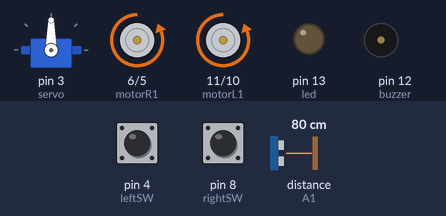
A sketch run on a simulated Arduino Uno, built with avr-gcc and run on an emulated ATmega328P. Shown: servo, motor-driver pin pairs drawn as motors (green arrow = first pin HIGH = forward, orange = second pin HIGH = backward, longer = more drive), output pins drawn as LEDs (lit = HIGH), buzzer (waves = sounding). Inputs (shaded band) come from the test bench; at power-on: distance to the obstacle (sensor on A1) 80 cm, pin 8 (rightSW) HIGH, pin 4 (leftSW) HIGH. The echo pulse lasts 58.3 µs per cm.

Above: at 3.2 s.
3.3 s: distance to the obstacle (sensor on A1) set to 12 cm
4.8 s: distance to the obstacle (sensor on A1) set to 9 cm
At 7.1 s:
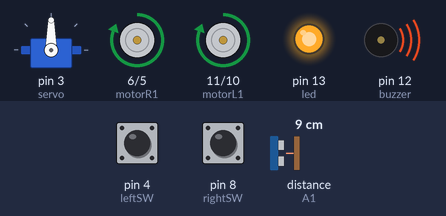
7.8 s: distance to the obstacle (sensor on A1) set to 18 cm
At 9.83 s:
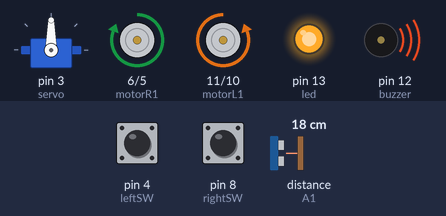
10.8 s: pin 8 (rightSW) pulled LOW for 0.15 s
At 11.42 s:
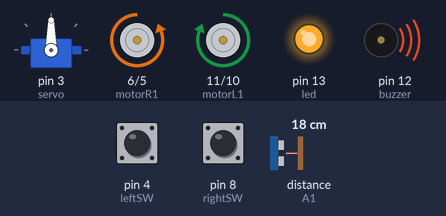
13.0 s: distance to the obstacle (sensor on A1) set to 2 cm
At 13.15 s:
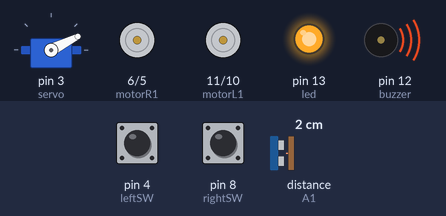
16.0 s: distance to the obstacle (sensor on A1) set to 35 cm
At 16.62 s:
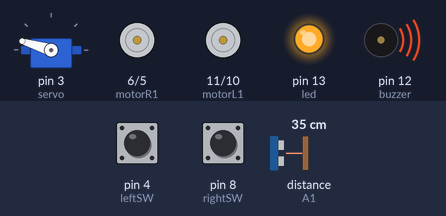
Timing chart, 0 to 19.6 s (numbered marks = the images above; inputs shaded):
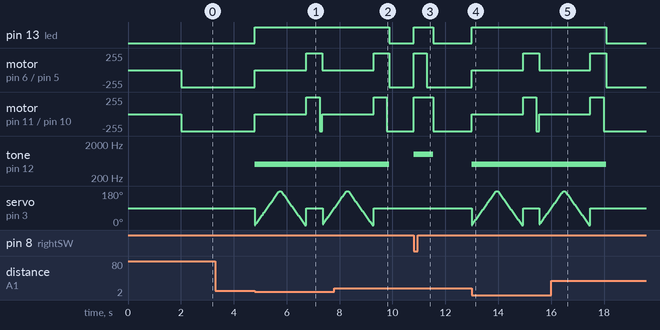

Measured:
- the behaviour switches between 11 and 10 cm on distance to the obstacle (sensor on A1) (found by bisection; images 0 and 1)
- after the input at 3.3 s, every drawn part: stays the same
- after the input at 4.8 s, pin 13 (led): LOW → HIGH at once; motor on pin 6 (motorR1) / pin 5 (motorR2): backward 255/255 → stopped at once, → forward 255/255 1.9 s later, → stopped 0.60 s later
- after the input at 7.8 s, pin 13 (led): HIGH → LOW after 2.1 s; motor on pin 11 (motorL1) / pin 10 (motorL2): goes on until 9.8 s, then stays backward 255/255; tone on pin 12 (buzzer): 500 Hz → silent after 2.1 s
- after the input at 10.8 s, pin 13 (led): LOW → HIGH at once, → LOW 0.75 s later; motor on pin 6 (motorR1) / pin 5 (motorR2): backward 255/255 → forward 255/255 at once, → backward 255/255 0.50 s later
- after the input at 13.0 s, pin 13 (led): LOW → HIGH at once; motor on pin 6 (motorR1) / pin 5 (motorR2): backward 255/255 → stopped at once, → forward 255/255 1.9 s later, → stopped 0.60 s later
- after the input at 16.0 s, pin 13 (led): HIGH → LOW after 2.1 s; motor on pin 11 (motorL1) / pin 10 (motorL2): goes on until 18.0 s, then stays backward 255/255; tone on pin 12 (buzzer): 500 Hz → silent after 2.1 s; servo on pin 3 (servo): goes on until 17.5 s, then stays 90°

The sketch:

RobotCarCodeErgasia.ino
```cpp
#include "Ultrasonic.h"
#include <Servo.h>

//Constants
const int motorR1 = 6;
const int motorR2 = 5;
const int motorL1 = 11;
const int motorL2 = 10;
const int servo = 3;
const int rightSW = 8;
const int leftSW = 4;
const int led 	 = 13;
const int buzzer = 12;

Ultrasonic ultrasonic(A0,A1); // Trig and Echo
Servo myservo;

//Variables
int distance=100;
int rightDistance;
int leftDistance;
int rightSWState;
int leftSWState;
int pos = 90; // for servo, 90 deg looking forward

void setup()
{
	//Define inputs and outputs
	pinMode(motorR1, OUTPUT);
	pinMode(motorR2, OUTPUT);
	pinMode(motorL1, OUTPUT);
	pinMode(motorL2, OUTPUT);
	pinMode(leftSW, INPUT_PULLUP);
	pinMode(rightSW, INPUT_PULLUP);
	pinMode(led, OUTPUT);
	pinMode(buzzer, OUTPUT);

	//Init servo and starting position
	myservo.attach(servo);
	myservo.write(pos);

	//Pause for 2 seconds before starting
	delay(2000);
}

void loop()
{
	distance = ultrasonic.Ranging(CM);

	//If an obstacle is detected at 10cm, stop the car and maneuver.
	if (distance <= 10){
		stop();
		tone(buzzer,500); // play a tone
		digitalWrite(led,HIGH); // turn the led on
		//Look right side
		for (pos = 0; pos <= 180; pos += 1) { // go from 0 to 180 degrees
    		myservo.write(pos);               // tell servo go to position in variable 'pos'
    		delay(5);                         // wait 5ms for the servo to reach the position
  		}
  		//Read the new distance from the right side
  		leftDistance = ultrasonic.Ranging(CM);
  		delay(50);
  		//Look left side
  		for (pos = 180; pos >= 0; pos -= 1) { // go from 180 to 0 degrees
    		myservo.write(pos);               // tell servo go to position in variable 'pos'
    		delay(5);                         // wait 5ms for the servo to reach the position
  		}
  		//Read the new distance from the left side
  		rightDistance = ultrasonic.Ranging(CM);
  		delay(50);
  		pos = 90; // look forward again
  		myservo.write(pos);

  		//Compare left and right distances and make the best turn decision
  		if (leftDistance > rightDistance){
                        backward();
                        delay(200);
  			left();
  			delay(300); // In this setup this time corresponds to approx. 90 deg. turn
  		}
  		else if (leftDistance < rightDistance){
                        backward();
                        delay(200);
  			right();
  			delay(300); // In this setup this time corresponds to approx. 90 deg. turn
  		}
  		else{ //when two distances are exactly equal (rare scenario)
  			backward();
  			delay(500);// Reverse for half a second
  			right(); 	// and turn slightly to the right in order to re-orientate
  			delay(100);
  		}

	}
	//Check frontal contact switches and if clear move forward
	else{

		leftSWState = digitalRead(leftSW);
		rightSWState = digitalRead(rightSW);

		//Check for contact and if contact is detected move backwards and turn in order to avoid the obstacle!
		if (leftSWState == LOW){
			tone(buzzer,1000); // play a tone
                        digitalWrite(led,HIGH); // turn the led on
                        backward();
			delay(500);
			right();
			delay(250);
		}
		if (rightSWState == LOW){
                        tone(buzzer,1000); // play a tone
                        digitalWrite(led,HIGH); // turn the led on
			backward();
			delay(500);
			left();
			delay(250);
		}

		forward();
                noTone(buzzer);
		digitalWrite(led,LOW);
	}

}

//Movement and Stop functions
void backward(){
	digitalWrite(motorR1, HIGH);
	digitalWrite(motorR2, LOW);
	digitalWrite(motorL1, HIGH);
	digitalWrite(motorL2, LOW);
}
void forward(){
	digitalWrite(motorR1, LOW);
	digitalWrite(motorR2, HIGH);
	digitalWrite(motorL1, LOW);
	digitalWrite(motorL2, HIGH);
}
void left(){
	digitalWrite(motorR1, LOW);
	digitalWrite(motorR2, HIGH);
	digitalWrite(motorL1, HIGH);
	digitalWrite(motorL2, LOW);
}
void right(){
	digitalWrite(motorR1, HIGH);
	digitalWrite(motorR2, LOW);
	digitalWrite(motorL1, LOW);
	digitalWrite(motorL2, HIGH);
}
void stop(){
	digitalWrite(motorR1, LOW);
	digitalWrite(motorR2, LOW);
	digitalWrite(motorL1, LOW);
	digitalWrite(motorL2, LOW);
}
```
